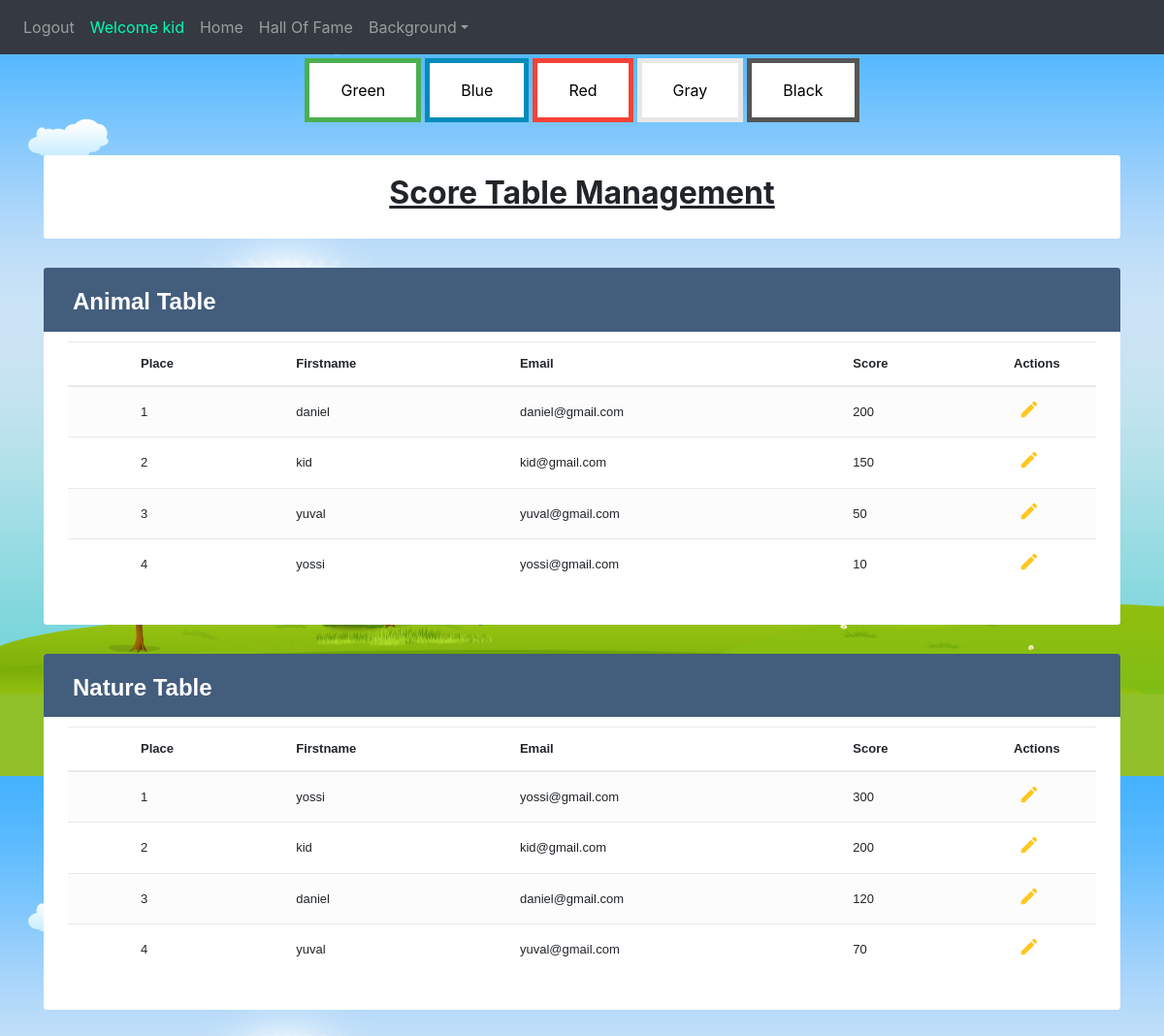
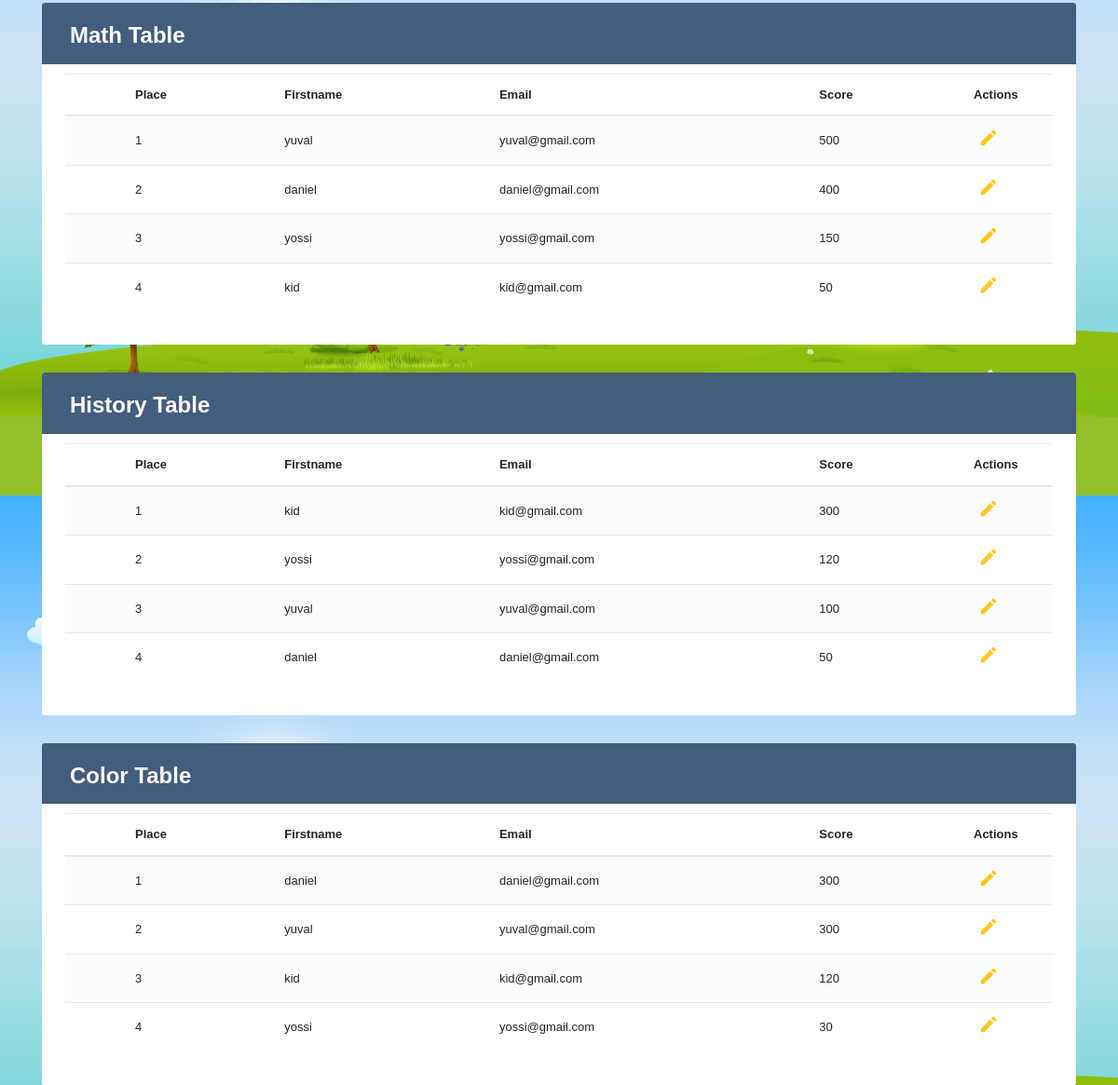
/tableManagment (signed in), run on the app's committed database (2 pictures, top to bottom).
### website/models.py (models this page shows)
class User(db.Model, UserMixin):
    id = db.Column(db.Integer, primary_key=True)
    email = db.Column(db.String(150), unique=True)
    password = db.Column(db.String(150))
    first_name = db.Column(db.String(150))
    auth = db.Column(db.String(50))
    background = db.Column(db.String(100))
    scores = db.relationship('Score')

class Score(db.Model):
    id = db.Column(db.Integer, primary_key=True)
    animal_score=db.Column(db.Integer,default=0)
    nature_score=db.Column(db.Integer,default=0)
    math_score=db.Column(db.Integer,default=0)
    history_score=db.Column(db.Integer,default=0)
    color_score=db.Column(db.Integer,default=0)
    user_id = db.Column(db.Integer, db.ForeignKey('user.id'))

### website/views.py (the view, shortened to what this page needs)
@views.route('/tableManagment', methods=['GET', 'POST'])
@login_required
def tableManagment():
    back=Background.query.all()
    users=User.query.filter_by(auth="kid").all()
    session["category"] = "Animal"
    animal_cat = "Animal"
    animal_users=SortByScore(users)
    animal_scores=getScores(animal_users)
    session["category"] = "Nature"
    nature_cat = "Nature"
    nature_users=SortByScore(users)
    nature_scores=getScores(nature_users)
    session["category"] = "Math"
    math_cat = "Math"
    math_users=SortByScore(users)
    math_scores=getScores(math_users)
    session["category"] = "History"
    history_cat = "History"
    history_users=SortByScore(users)
    history_scores=getScores(history_users)
    session["category"] = "Color"
    color_cat = "Color"
    color_users=SortByScore(users)
    color_scores=getScores(color_users)
    return render_template("tableManagment.html", user=current_user, background=back, animal_users=animal_users, animal_scores=animal_scores,
    nature_users=nature_users, nature_scores=nature_scores, math_users=math_users, math_scores=math_scores, history_users=history_users, history_scores=history_scores,
     color_users=color_users, color_scores=color_scores, animal_cat=animal_cat, nature_cat=nature_cat, math_cat=math_cat, history_cat=history_cat,
     color_cat=color_cat,a=len(animal_users), n=len(nature_users), m=len(math_users), h=len(history_users), c=len(color_users))

### website/templates/tableManagment.html (shortened to what this page needs)
{% extends "base.html" %} {% block title %}adminPage{% endblock %} {% block content
    %}
<!DOCTYPE html>
<html lang="en">
<head>
    <link rel="stylesheet" href="https://stackpath.bootstrapcdn.com/bootstrap/4.5.0/css/bootstrap.min.css">
    <link rel="stylesheet" href="https://maxcdn.bootstrapcdn.com/font-awesome/4.7.0/css/font-awesome.min.css">
</head>
<div class="container-xl">
<div class="table-responsive">
<div class="table-wrapper">
<div class="d-flex justify-content-center">
<h2><b><u>Score Table Management</u></b></h2>
</div>
</div>
</div>
</div>
</div>
<body_table>
    <div class="container-xl">
        <div class="table-responsive">
            <div class="table-wrapper">
                <div class="table-title">
                    <div class="row">
                        <div class="col-sm-6">
                            <h2><b>{{animal_cat}} Table</b></h2>
                        </div>
                    </div>
                </div>
                <table class="table table-striped table-hover">
                    <thead>
                        <tr>
                            <th>
                            </th>
                            <th>Place</th>
                            <th>Firstname</th>
                            <th>Email</th>
                            <th>Score</th>
                            <th>Actions</th>
                        </tr>
                    </thead>
                    <tbody>
                        {%for i in range(a)%}
                        <tr>
                            <td>
                            </td>
                            <td>{{i+1}}</td>
                            <td>{{animal_users[i].first_name}}</td>
                            <td>{{animal_users[i].email}}</td>
                            <td>{{animal_scores[i]}}</td>
                            <td>
                                <a href="#editEmployeeModal"  class="edit" data-toggle="modal">
                                    <i id={{animal_users[i].id}} class="material-icons"
                                    onClick="edit_click(this.id,'{{animal_users[i].first_name}}','{{animal_users[i].email}}','{{animal_scores[i]}}','{{animal_cat}}')" data-toggle="tooltip" title="Edit">&#xE254;</i></a>
                            </td>
                        </tr>
                        {%endfor%}
                    </tbody>
                </table>
            </div>
        </div>
    </div>
</body_table>
<body_table>
    <div class="container-xl">
        <div class="table-responsive">
            <div class="table-wrapper">
                <div class="table-title">
                    <div class="row">
                        <div class="col-sm-6">
                            <h2><b>{{nature_cat}} Table</b></h2>
                        </div>
                    </div>
                </div>
                <table class="table table-striped table-hover">
                    <thead>
                        <tr>
                            <th>
                            </th>
                            <th>Place</th>
                            <th>Firstname</th>
                            <th>Email</th>
                            <th>Score</th>
                            <th>Actions</th>
                        </tr>
                    </thead>
                    <tbody>
                        {%for j in range(n)%}
                        <tr>
                            <td>
                            </td>
                            <td>{{j+1}}</td>
                            <td>{{nature_users[j].first_name}}</td>
                            <td>{{nature_users[j].email}}</td>
                            <td>{{nature_scores[j]}}</td>
                            <td>
                                <a href="#editEmployeeModal"  class="edit" data-toggle="modal">
                                    <i id={{nature_users[j].id}} class="material-icons"
                                    onClick="edit_click(this.id,'{{nature_users[j].first_name}}','{{nature_users[j].email}}','{{nature_scores[j]}}','{{nature_cat}}')" data-toggle="tooltip" title="Edit">&#xE254;</i></a>
                            </td>
                        </tr>
                        {%endfor%}
                    </tbody>
                </table>
            </div>
        </div>
    </div>
</body_table>
<body_table>
    <div class="container-xl">
        <div class="table-responsive">
            <div class="table-wrapper">
                <div class="table-title">
                    <div class="row">
                        <div class="col-sm-6">
                            <h2><b>{{math_cat}} Table</b></h2>
                        </div>
                    </div>
                </div>
                <table class="table table-striped table-hover">
                    <thead>
                        <tr>
                            <th>
                            </th>
                            <th>Place</th>
                            <th>Firstname</th>
                            <th>Email</th>
                            <th>Score</th>
                            <th>Actions</th>
                        </tr>
                    </thead>
                    <tbody>
                        {%for k in range(m)%}
                        <tr>
                            <td>
                            </td>
                            <td>{{k+1}}</td>
                            <td>{{math_users[k].first_name}}</td>
                            <td>{{math_users[k].email}}</td>
                            <td>{{math_scores[k]}}</td>
                            <td>
                                <a href="#editEmployeeModal"  class="edit" data-toggle="modal">
                                    <i id={{math_users[k].id}} class="material-icons"
                                    onClick="edit_click(this.id,'{{math_users[k].first_name}}','{{math_users[k].email}}','{{math_scores[k]}}','{{math_cat}}')" data-toggle="tooltip" title="Edit">&#xE254;</i></a>
                            </td>
                        </tr>
                        {%endfor%}
                    </tbody>
                </table>
            </div>
        </div>
    </div>
</body_table>
<body_table>
    <div class="container-xl">
        <div class="table-responsive">
            <div class="table-wrapper">
                <div class="table-title">
                    <div class="row">
                        <div class="col-sm-6">
                            <h2><b>{{history_cat}} Table</b></h2>
                        </div>
                    </div>
                </div>
                <table class="table table-striped table-hover">
                    <thead>
                        <tr>
                            <th>
                            </th>
                            <th>Place</th>
                            <th>Firstname</th>
                            <th>Email</th>
                            <th>Score</th>
                            <th>Actions</th>
                        </tr>
                    </thead>
                    <tbody>
                        {%for z in range(h)%}
                        <tr>
                            <td>
                            </td>
                            <td>{{z+1}}</td>
                            <td>{{history_users[z].first_name}}</td>
                            <td>{{history_users[z].email}}</td>
                            <td>{{history_scores[z]}}</td>
                            <td>
                                <a href="#editEmployeeModal"  class="edit" data-toggle="modal">
                                    <i id={{history_users[z].id}} class="material-icons"
                                    onClick="edit_click(this.id,'{{history_users[z].first_name}}','{{history_users[z].email}}','{{history_scores[z]}}','{{history_cat}}')" data-toggle="tooltip" title="Edit">&#xE254;</i></a>
                            </td>
                        </tr>
                        {%endfor%}
                    </tbody>
                </table>
            </div>
        </div>
    </div>
</body_table>
<body_table>
    <div class="container-xl">
        <div class="table-responsive">
            <div class="table-wrapper">
                <div class="table-title">
                    <div class="row">
                        <div class="col-sm-6">
                            <h2><b>{{color_cat}} Table</b></h2>
                        </div>
                    </div>
                </div>
                <table class="table table-striped table-hover">
                    <thead>
                        <tr>
                            <th>
                            </th>
                            <th>Place</th>
                            <th>Firstname</th>
                            <th>Email</th>
                            <th>Score</th>
                            <th>Actions</th>
                        </tr>
                    </thead>
                    <tbody>
                        {%for s in range(c)%}
                        <tr>
                            <td>
                            </td>
                            <td>{{s+1}}</td>
                            <td>{{color_users[s].first_name}}</td>
                            <td>{{color_users[s].email}}</td>
                            <td>{{color_scores[s]}}</td>
                            <td>
                                <a href="#editEmployeeModal"  class="edit" data-toggle="modal">
                                    <i id={{color_users[s].id}} class="material-icons"
                                    onClick="edit_click(this.id,'{{color_users[s].first_name}}','{{color_users[s].email}}','{{color_scores[s]}}','{{color_cat}}')" data-toggle="tooltip" title="Edit">&#xE254;</i></a>
                            </td>
                        </tr>
                        {%endfor%}
                    </tbody>
                </table>
            </div>
        </div>
    </div>
</body_table>
</html>
{% endblock %}

### website/templates/base.html (shortened to what this page needs)
<!DOCTYPE html>
<html>
  <head>
    <link
      rel="stylesheet"
      href="https://stackpath.bootstrapcdn.com/bootstrap/4.4.1/css/bootstrap.min.css"
    />
    <link
      rel="stylesheet"
      href="https://stackpath.bootstrapcdn.com/font-awesome/4.7.0/css/font-awesome.min.css"
    />
  </head>
  <body>
    <nav class="navbar navbar-expand-lg navbar-dark bg-dark">
      <div class="collapse navbar-collapse" id="navbar">
        <div class="navbar-nav">
          {% if user.is_authenticated %}
          <a class="nav-item nav-link" onmouseover="logOutSound()" id="logout" href="/logout">Logout</a>
          <a class="nav-item nav-link" style="color: rgb(0, 255, 179);">Welcome {{user.first_name}}</a>
            {% if user.auth=="kid" %}
            <a class="nav-item nav-link" id="managment" href="/kidPage">Home</a>
            <a class="nav-item nav-link" id="managment" href="/hallOfFame">Hall Of Fame</a>
            {% endif %}
          <div class="nav-item dropdown">
            <a class="nav-link dropdown-toggle btnnavbar" href="#" id="navbarDropdownMenuLink" role="button" data-toggle="dropdown" aria-haspopup="true" aria-expanded="false" >Background</a>
          </div>
          {% else %}
          <a class="nav-item nav-link" id="login" href="/">Login</a>
          {% endif %}
        </div>
      </div>
    </nav>
    <div class="d-flex justify-content-center">
      <button class="button button1" onclick="BackGreen()">Green</button>
      <button class="button button2" onclick="BackBlue()">Blue</button>
      <button class="button button3" onclick="BackRed()">Red</button>
      <button class="button button4" onclick="BackGray()">Gray</button>
      <button class="button button5" onclick="BackBlack()">Black</button>
    </div>
    <div class="container-fluid">{% block content %} {% endblock %}</div>
  </body>
</html>

### data on the page
User: first_name "kid", first_name "kid", email "kid@gmail.com", first_name "kid", email "kid@gmail.com", first_name "kid", email "kid@gmail.com", first_name "kid", email "kid@gmail.com", first_name "kid", email "kid@gmail.com"
User: first_name "daniel", email "daniel@gmail.com", first_name "daniel", email "daniel@gmail.com", first_name "daniel", email "daniel@gmail.com", first_name "daniel", email "daniel@gmail.com", first_name "daniel", email "daniel@gmail.com"
User: first_name "yuval", email "yuval@gmail.com", first_name "yuval", email "yuval@gmail.com", first_name "yuval", email "yuval@gmail.com", first_name "yuval", email "yuval@gmail.com", first_name "yuval", email "yuval@gmail.com"
User: first_name "yossi", email "yossi@gmail.com", first_name "yossi", email "yossi@gmail.com", first_name "yossi", email "yossi@gmail.com", first_name "yossi", email "yossi@gmail.com", first_name "yossi", email "yossi@gmail.com"
Score: nature_score "300"
Score: math_score "500", color_score "300"
Score: math_score "400", color_score "300"
Score: history_score "300" "50"

### other printed values
{{ animal_cat }} "Animal"
{{ i+1 }} "1" "2" "3" "4"
{{ animal_scores[i] }} "200" "150" "50" "10"
{{ nature_cat }} "Nature"
{{ j+1 }} "1" "2" "3" "4"
{{ nature_scores[j] }} "200" "120" "70"
{{ math_cat }} "Math"
{{ k+1 }} "1" "2" "3" "4"
{{ math_scores[k] }} "150" "50"
{{ history_cat }} "History"
{{ z+1 }} "1" "2" "3" "4"
{{ history_scores[z] }} "120" "100"
{{ color_cat }} "Color"
{{ s+1 }} "1" "2" "3" "4"
{{ color_scores[s] }} "120" "30"
